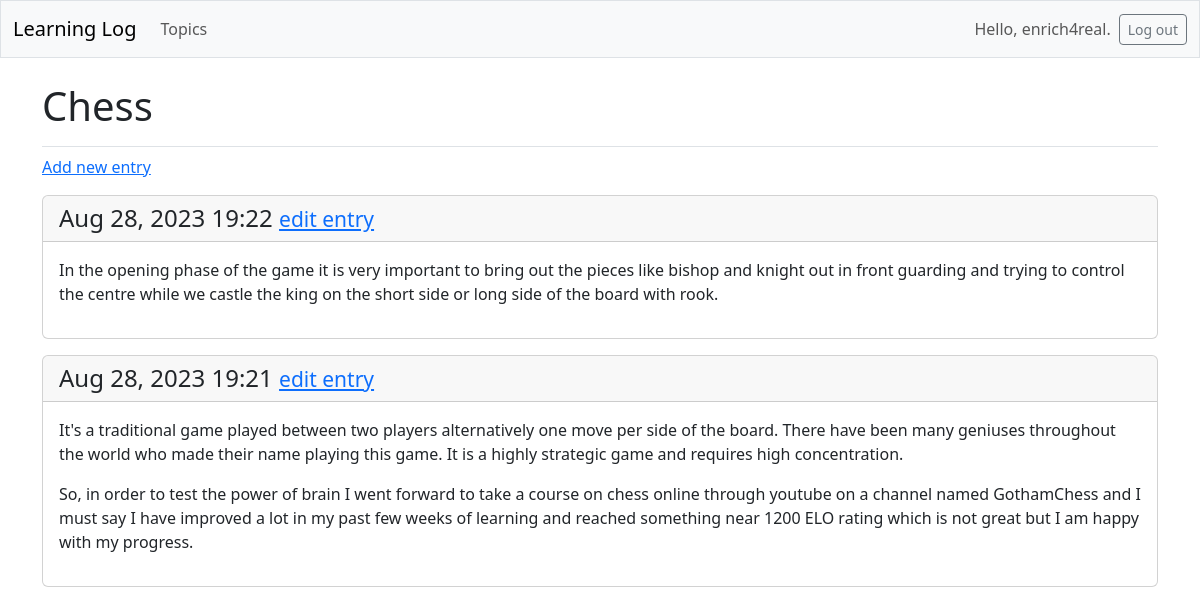
The page /topics/1/ (signed in) on the database its author committed.
### learning_logs/models.py (models this page shows, shortened)
class Topic(models.Model):
    text = models.CharField(max_length=200)
    date_added = models.DateTimeField(auto_now_add=True)
    owner = models.ForeignKey(User, on_delete=models.CASCADE)

class Entry(models.Model):
    topic = models.ForeignKey(Topic,on_delete=models.CASCADE)
    text = models.TextField()
    date_added = models.DateTimeField(auto_now_add=True)
    class Meta:
        verbose_name_plural = 'entries'

### learning_logs/views.py (the view)
# urls.py: path('topics/<int:topic_id>/',views.topic,name='topic'),
@login_required
def topic(request, topic_id):
    topic = Topic.objects.get(id=topic_id)
    if topic.owner != request.user:
        raise Http404
    entries = topic.entry_set.order_by('-date_added')
    context = {'topic': topic, 'entries': entries}
    return render (request,'learning_logs/topic.html',context)

### learning_logs/templates/learning_logs/topic.html
{% extends 'learning_logs/base.html' %}
{% block page_header %}
  <h1>{{ topic.text }}</h1>
{% endblock page_header %}
{% block content %}
  <p>
    <a href="{% url 'learning_logs:new_entry' topic.id %}">Add new entry</a>
  </p>
  {% for entry in entries %}
    <div class="card mb-3">
      <h4 class="card-header">
        {{ entry.date_added|date:'M d, Y H:i' }}
        <small><a href="{% url 'learning_logs:edit_entry' entry.id %}">
          edit entry</a></small>
      </h4>
      <div class="card-body">{{ entry.text|linebreaks }}</div>
    </div>
  {% empty %}
    <p>There are no entries for this topic yet.</p>
  {% endfor %}
{% endblock content %}

### learning_logs/templates/learning_logs/base.html (shortened to what this page needs)
<!doctype html>
<html lang="en">
<head>
  {% load django_bootstrap5 %}
  {% bootstrap_css %}
</head>
<body>
  <nav class="navbar navbar-expand-md navbar-light bg-light mb-4 border">
    <div class="container-fluid">
      <a class="navbar-brand" href="{% url 'learning_logs:index' %}">
          Learning Log</a>
      <div class="collapse navbar-collapse" id="navbarCollapse">
        <ul class="navbar-nav me-auto mb-2 mb-md-0">
          <li class="nav-item">
            <a class="nav-link" href="{% url 'learning_logs:topics' %}">
              Topics</a></li>
        </ul>
        <ul class="navbar-nav ms-auto mb-2 mb-md-0">
          {% if user.is_authenticated %}
            <li class="nav-item">
              <span class="navbar-text me-2">Hello, {{ user.username }}.
                </span></li>
          {% endif %}
        </ul>
        {% if user.is_authenticated %}
          <form action="{% url 'accounts:logout' %}" method='post'>
            <button name='submit' class='btn btn-outline-secondary btn-sm'>
              Log out</button>
          </form>
        {% endif %}
      </div>
    </div>
  </nav>
  <main class="container">
    <div class="pb-2 mb-2 border-bottom">
      {% block page_header %}{% endblock page_header %}
    </div>
    <div>
      {% block content %}{% endblock content %}
    </div>
  </main>
</body>
</html>

### rows shown on the page
Topic: text "Chess"
Entry: date_added "Aug 28, 2023 19:22", text "In the opening phase of the game it is very important to bring out the pieces like bishop and knight out in front guarding and trying to control the centre while we castle the king on the short side or long side of the board with rook."
Entry: date_added "Aug 28, 2023 19:21", text "It's a traditional game played between two players alternatively one move per side of the board. There have been many geniuses throughout the world who made their name playing this game. It is a highly strategic game and requires high concentration. So, in order to test the power of brain I went forward to take a course on chess online through youtube on a channel named GothamChess and I must say I have improved a lot in my past few weeks of learning and reached something near 1200 ELO rating which is not great but I am happy with my progress."

### other values the page prints
{{ user.username }} "enrich4real"
